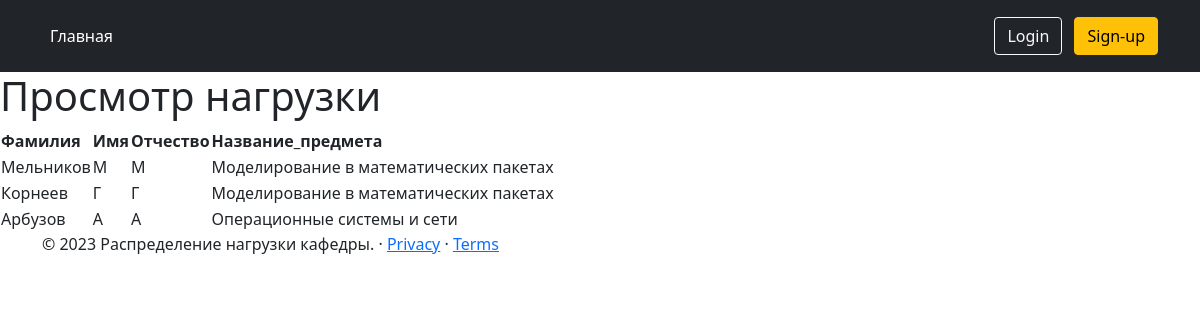
The page /view_load on the database its author committed.
### tables this page shows
CREATE TABLE Персона (
 Персона_id integer PRIMARY KEY ,
  Фамилия VARCHAR(30) NOT NULL,
  Имя VARCHAR(30) NOT NULL,
  Отчество VARCHAR(30) NOT NULL,
  FOREIGN KEY ( Персона_id) REFERENCES Преподаватель(Персона_id)
);

### main.py (the view)
@app.route('/view_load', methods=['GET', 'POST'])
def view_load():
    data = fldb.view_load()
    names = ('Фамилия','Имя','Отчество','Название_предмета')
    return render_template('view_load.html', data=data,names = names)

### fldb.py (called while the page is built)
def connect_db():
    conn = sqlite3.connect(app.config['DATABASE'])
    conn.row_factory = sqlite3.Row
    return conn

def view_load():
    conn = connect_db()
    cur = conn.cursor()
    cur.execute("SELECT Персона.Фамилия,Персона.Имя, Персона.Отчество, Нагрузка.Название_предмета  FROM Персона  JOIN Преподаватель ON Персона.Персона_id = Преподаватель.Персона_id  JOIN Нагрузка ON Преподаватель.Преподаватель_id = Нагрузка.преподаватель_id ;")
    data = cur.fetchall()
    conn.close()
    return data

### templates/view_load.html
{% extends "base.html" %}
{% block body %}
 <h1>Просмотр нагрузки </h1>
    <table>
       <thead>
            <tr>
                {% for key in names %}
                <th>{{ key }}</th>
                {% endfor %}
            </tr>
        </thead>
        {% for row in data %}
            <tr>
                <td>{{ row[0] }}</td>
                <td>{{ row[1] }}</td>
                <td>{{ row[2] }}</td>
                <td>{{ row[3] }}</td>
                <td>{{ row[4] }}</td>
            </tr>
        {% endfor %}
    </table>
{% endblock %}

### templates/base.html (shortened to what this page needs)
<!doctype html>
<html lang="ru">
<head>
     <link href="https://cdn.jsdelivr.net/npm/bootstrap@5.0.2/dist/css/bootstrap.min.css" rel="stylesheet">
</head>
<body>
<header class="p-3 bg-dark text-white">
        <div class="container">
          <div class="d-flex flex-wrap align-items-center justify-content-center justify-content-lg-start">
            <ul class="nav col-12 col-lg-auto me-lg-auto mb-2 justify-content-center mb-md-0">
              <li><a href="/home" class="nav-link px-2 text-white">Главная</a></li>
            </ul>
            {% if current_user.is_authenticated %}
                <div class="col-md-3 text-end">
                <button type="button"  class="btn btn-outline-light me-2" onClick="location.href='#'">{{ current_user.name }}</button>
                <button type="button" class="btn btn-warning" onClick="location.href='/logout'">Выйти</button>
                </div>
            {% else %}
               <div class="col-md-3 text-end">
               <button type="button" class="btn btn-outline-light me-2" onClick="location.href='/login'">Login</button>
               <button type="button" class="btn btn-warning" onClick="location.href='/register'">Sign-up</button>
            </div>
                </div>
        {% endif %}
          </div>
    </header>
    {% block body %}{% endblock %}
  <div class="container">
    <p>© 2023 Распределение нагрузки кафедры. · <a href="#">Privacy</a> · <a href="#">Terms</a></p>
  </div>
</body>
</html>

### rows shown on the page
Персона: Фамилия "Мельников", Имя "М", Отчество "М", row "Моделирование в математических пакетах"
Персона: Фамилия "Корнеев", Имя "Г", Отчество "Г", row "Моделирование в математических пакетах"
Персона: Фамилия "Арбузов", Имя "А", Отчество "А", row "Операционные системы и сети"

### other values the page prints
{{ key }} "Фамилия" "Имя" "Отчество" "Название_предмета"
